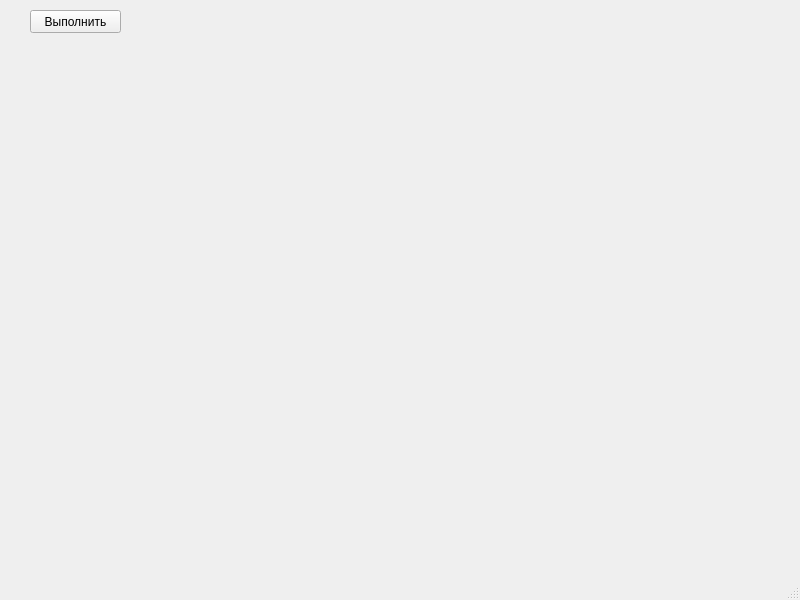
<?xml version="1.0" encoding="UTF-8"?>
<ui version="4.0">
 <class>MainWindow</class>
 <widget class="QMainWindow" name="MainWindow">
  <property name="geometry">
   <rect>
    <x>0</x>
    <y>0</y>
    <width>800</width>
    <height>600</height>
   </rect>
  </property>
  <property name="windowTitle">
   <string>Git и желтые окружности</string>
  </property>
  <widget class="QWidget" name="centralwidget">
   <widget class="QPushButton" name="pushButton">
    <property name="geometry">
     <rect>
      <x>30</x>
      <y>10</y>
      <width>91</width>
      <height>23</height>
     </rect>
    </property>
    <property name="text">
     <string>Выполнить</string>
    </property>
   </widget>
  </widget>
  <widget class="QMenuBar" name="menubar">
   <property name="geometry">
    <rect>
     <x>0</x>
     <y>0</y>
     <width>800</width>
     <height>21</height>
    </rect>
   </property>
  </widget>
  <widget class="QStatusBar" name="statusbar"/>
 </widget>
 <resources/>
 <connections/>
</ui>
